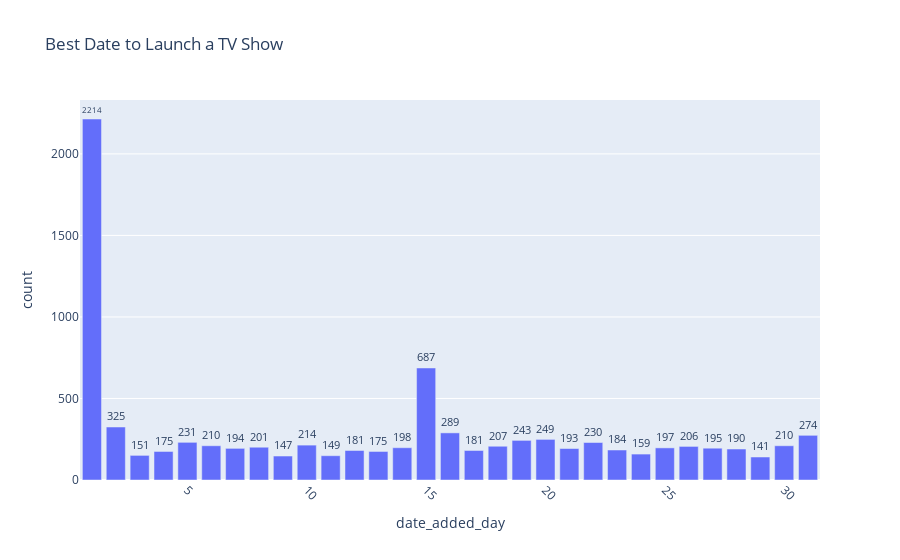

This figure's notebook cell:
### Markdown cell above
#### Movies and TV-Shows added in the month of july is maximum followed by december month

### Code cell
# Count the occurrences of each day
day_counts = df['date_added_day'].value_counts().reset_index()
day_counts.columns = ['date_added_day', 'count']

# Create the bar plot

fig = px.bar(day_counts, x='date_added_day', y='count', title='Best Date to Launch a TV Show')

# Add annotations
fig.update_traces(texttemplate='%{y}', textposition='outside')

# Rotate x-axis labels
fig.update_layout(xaxis={'categoryorder':'category ascending'}, xaxis_tickangle=45)

# Show the plot
fig.show()

### Figure 1 — Plotly figure (JSON) as saved in the notebook; plotly's stock layout.template omitted (floating-point values rounded to 4 significant figures)
{"data": [{"alignmentgroup": "True", "hovertemplate": "date_added_day=%{x}<br>count=%{y}<extra></extra>", "legendgroup": "", "marker": {"color": "#636efa", "pattern": {"shape": ""}}, "name": "", "offsetgroup": "", "orientation": "v", "showlegend": false, "textposition": "outside", "texttemplate": "%{y}", "type": "bar", "x": [1, 15, 2, 16, 31, 20, 19, 5, 22, 10, 30, 6, 18, 26, 8, 14, 25, 27, 7, 21, 28, 23, 17, 12, 4, 13, 24, 3, 11, 9, 29], "xaxis": "x", "y": [2214, 687, 325, 289, 274, 249, 243, 231, 230, 214, 210, 210, 207, 206, 201, 198, 197, 195, 194, 193, 190, 184, 181, 181, 175, 175, 159, 151, 149, 147, 141], "yaxis": "y"}], "layout": {"barmode": "relative", "legend": {"tracegroupgap": 0}, "title": {"text": "Best Date to Launch a TV Show"}, "xaxis": {"anchor": "y", "categoryorder": "category ascending", "domain": [0, 1], "tickangle": 45, "title": {"text": "date_added_day"}}, "yaxis": {"anchor": "x", "domain": [0, 1], "title": {"text": "count"}}}}
